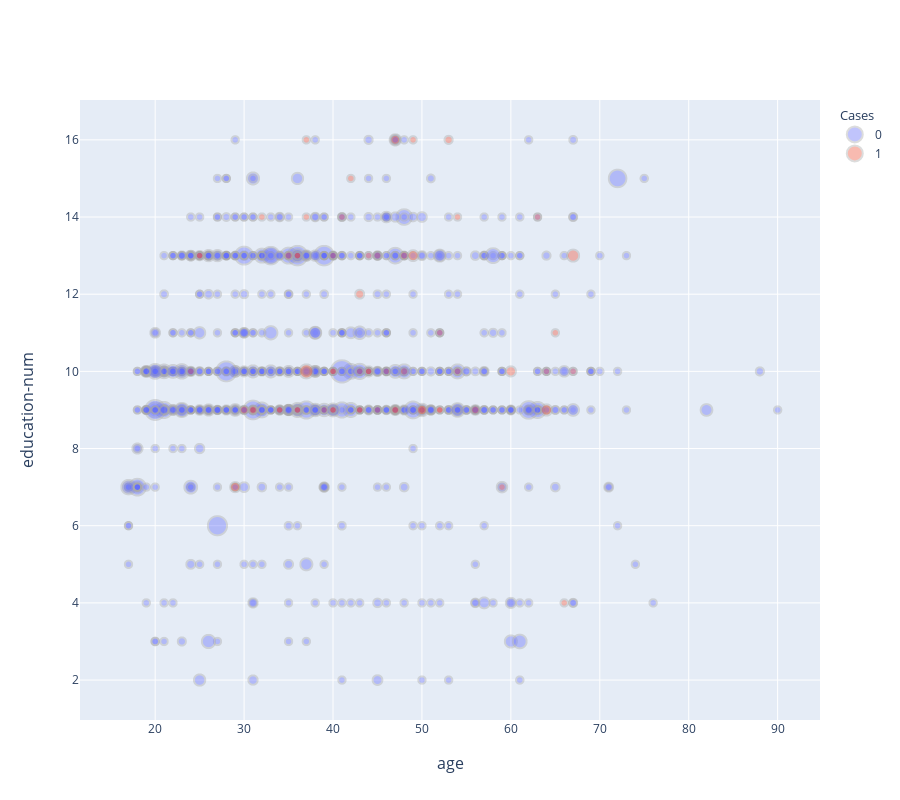

Notebook code for this chart:
### Markdown cell above
With the Residual Convictions computed for the "target" feature across all the trained data, we can visualize the data to attempt to find the regions of the data where convictions are particularly low.

### Code cell
plot_dataset(partial_train_df, x="age", y="education-num", size="density", hue="low_residual_conviction", alpha=0.4)

### Figure 1 — Plotly figure (JSON) as saved in the notebook; plotly's stock layout.template omitted (floating-point values rounded to 4 significant figures; data arrays with more than 128 entries replaced by an {"elided": "..."} marker saying what was removed)
{"data": [{"legendgroup": "cases", "legendgrouptitle": {"text": "Cases"}, "marker": {"line": {"color": "darkgrey", "width": 2}, "opacity": 0.4, "size": {"elided": "1000 float values"}, "sizemin": 7.5, "sizemode": "area"}, "mode": "markers", "name": "0", "type": "scattergl", "x": {"elided": "939 float values"}, "y": {"elided": "939 float values"}}, {"legendgroup": "cases", "legendgrouptitle": {"text": "Cases"}, "marker": {"line": {"color": "darkgrey", "width": 2}, "opacity": 0.4, "size": {"elided": "1000 float values"}, "sizemin": 7.5, "sizemode": "area"}, "mode": "markers", "name": "1", "type": "scattergl", "x": [43.0, 40.0, 67.0, 40.0, 25.0, 32.0, 36.0, 45.0, 34.0, 48.0, 41.0, 56.0, 48.0, 43.0, 40.0, 31.0, 43.0, 37.0, 29.0, 34.0, 50.0, 60.0, 47.0, 39.0, 25.0, 66.0, 59.0, 47.0, 63.0, 36.0, 49.0, 46.0, 37.0, 44.0, 35.0, 45.0, 52.0, 43.0, 30.0, 40.0, 31.0, 50.0, 49.0, 52.0, 54.0, 37.0, 54.0, 44.0, 36.0, 64.0, 44.0, 53.0, 64.0, 47.0, 40.0, 42.0, 65.0, 24.0, 52.0, 36.0, 67.0], "y": [10.0, 13.0, 10.0, 9.0, 13.0, 14.0, 13.0, 9.0, 9.0, 13.0, 14.0, 9.0, 10.0, 9.0, 10.0, 9.0, 9.0, 14.0, 7.0, 9.0, 9.0, 10.0, 9.0, 9.0, 13.0, 4.0, 7.0, 16.0, 14.0, 9.0, 16.0, 10.0, 16.0, 13.0, 13.0, 13.0, 9.0, 12.0, 9.0, 9.0, 9.0, 9.0, 13.0, 11.0, 14.0, 10.0, 10.0, 10.0, 13.0, 10.0, 10.0, 16.0, 9.0, 9.0, 10.0, 15.0, 11.0, 10.0, 9.0, 9.0, 13.0]}], "layout": {"annotations": [{"font": {"size": 16}, "showarrow": false, "text": "age", "x": 0.5, "xanchor": "center", "xref": "paper", "y": 0, "yanchor": "top", "yref": "paper", "yshift": -30}, {"font": {"size": 16}, "showarrow": false, "text": "education-num", "textangle": -90, "x": 0, "xanchor": "right", "xref": "paper", "xshift": -40, "y": 0.5, "yanchor": "middle", "yref": "paper"}], "height": 800, "legend": {"groupclick": "toggleitem"}, "xaxis": {"anchor": "y", "domain": [0, 1]}, "yaxis": {"anchor": "x", "domain": [0, 1]}}}
